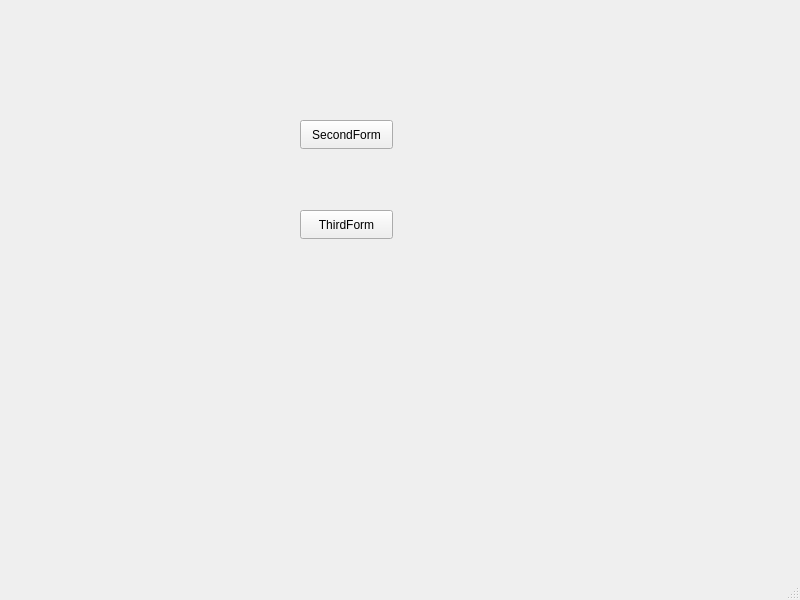
<?xml version="1.0" encoding="UTF-8"?>
<ui version="4.0">
 <class>MainWindow</class>
 <widget class="QMainWindow" name="MainWindow">
  <property name="geometry">
   <rect>
    <x>0</x>
    <y>0</y>
    <width>800</width>
    <height>600</height>
   </rect>
  </property>
  <property name="windowTitle">
   <string>MainWindow</string>
  </property>
  <widget class="QWidget" name="centralwidget">
   <widget class="QPushButton" name="btnOpenSecondForm">
    <property name="geometry">
     <rect>
      <x>300</x>
      <y>120</y>
      <width>93</width>
      <height>29</height>
     </rect>
    </property>
    <property name="text">
     <string>SecondForm</string>
    </property>
   </widget>
   <widget class="QPushButton" name="btnOpenThirdForm">
    <property name="geometry">
     <rect>
      <x>300</x>
      <y>210</y>
      <width>93</width>
      <height>29</height>
     </rect>
    </property>
    <property name="text">
     <string>ThirdForm</string>
    </property>
   </widget>
  </widget>
  <widget class="QMenuBar" name="menubar">
   <property name="geometry">
    <rect>
     <x>0</x>
     <y>0</y>
     <width>800</width>
     <height>26</height>
    </rect>
   </property>
  </widget>
  <widget class="QStatusBar" name="statusbar"/>
 </widget>
 <resources/>
 <connections/>
</ui>
